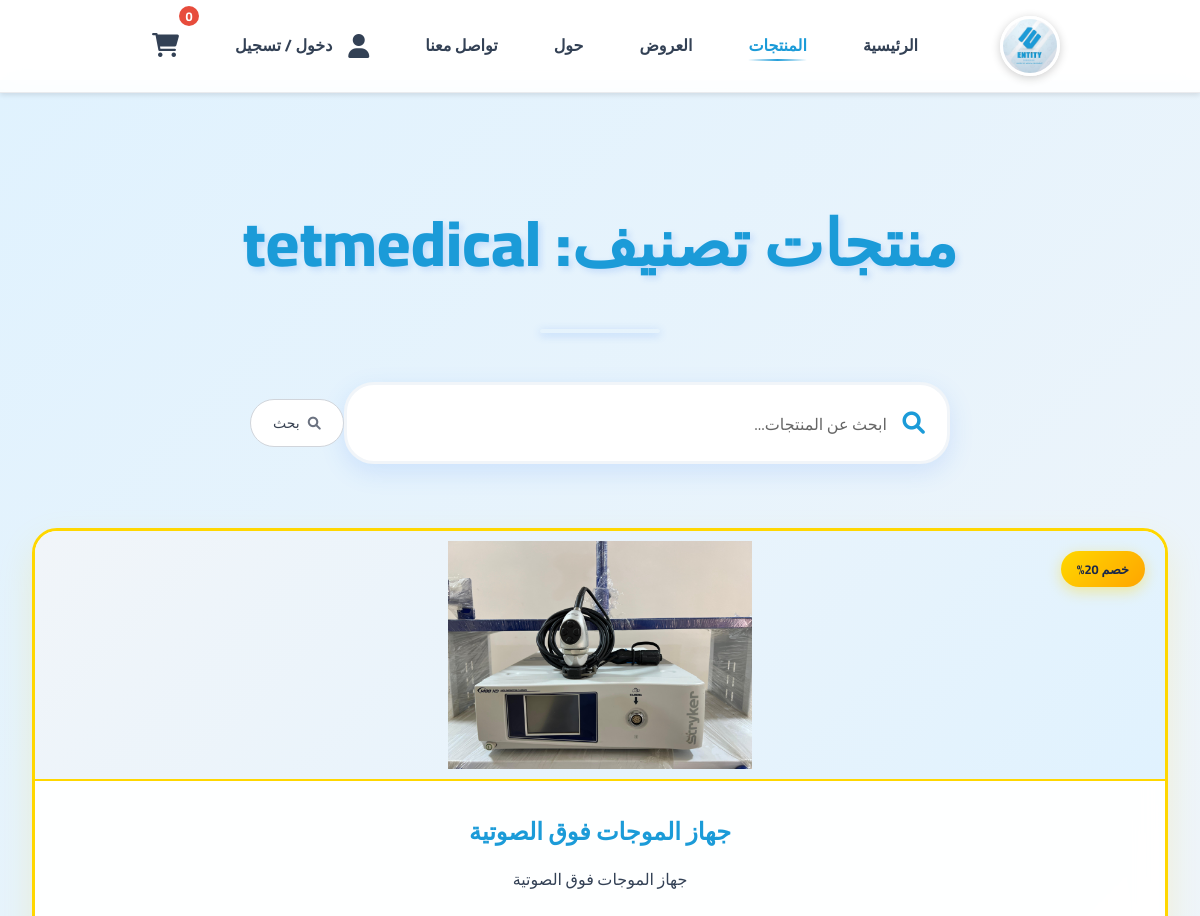
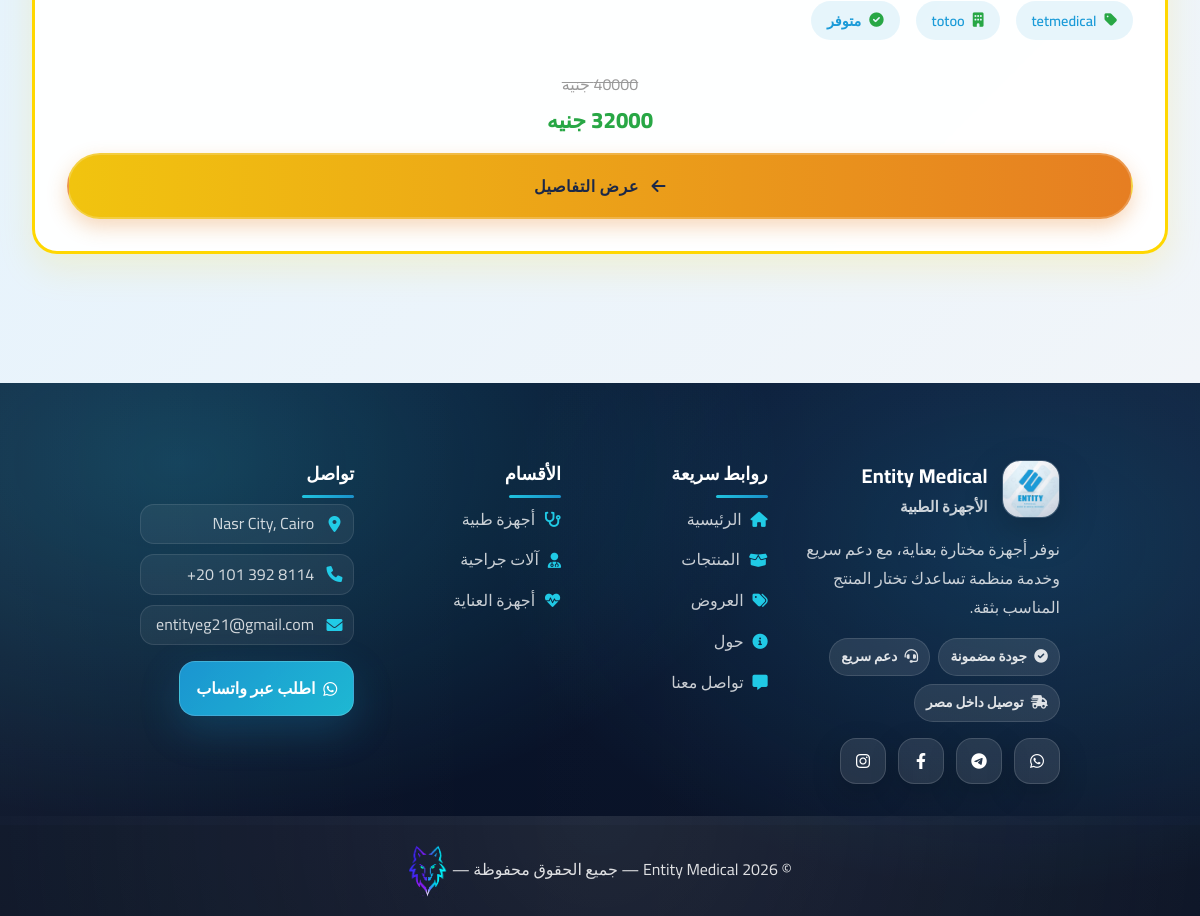
Screenshot of /products/category/tetmedical/ with the database file from the repository (2 pictures, top to bottom).
### products/models.py (models this page shows, shortened)
class Category(models.Model):
    name = models.CharField(max_length=200, verbose_name='اسم الفئة')
    slug = models.SlugField(unique=True, allow_unicode=True)
    description = models.TextField(blank=True, verbose_name='الوصف')
    icon = models.CharField(max_length=50, default='fas fa-medkit', verbose_name='أيقونة')
    order = models.IntegerField(default=0, verbose_name='الترتيب')
    is_active = models.BooleanField(default=True, verbose_name='نشط')
    created_at = models.DateTimeField(auto_now_add=True)
    class Meta:
        verbose_name = 'فئة'
        verbose_name_plural = 'الفئات'
        ordering = ['order', 'name']

class Product(models.Model):
    category = models.ForeignKey(Category, on_delete=models.CASCADE, related_name='products')
    subcategory = models.ForeignKey(SubCategory, on_delete=models.SET_NULL, null=True, blank=True)
    brand = models.ForeignKey(Brand, on_delete=models.SET_NULL, null=True, blank=True)
    name = models.CharField(max_length=255, verbose_name='اسم المنتج')
    slug = models.SlugField(unique=True, allow_unicode=True)
    description = models.TextField(verbose_name='الوصف')
    specifications = models.TextField(blank=True, verbose_name='المواصفات')
    price = models.DecimalField(max_digits=10, decimal_places=2, verbose_name='السعر')
    discount_percentage = models.IntegerField(
        default=0,
        validators=[MinValueValidator(0), MaxValueValidator(100)],
        verbose_name='نسبة الخصم %'
    )
    stock = models.IntegerField(default=0, verbose_name='المخزون')
    icon = models.CharField(max_length=50, default='fas fa-box', verbose_name='أيقونة')
    is_featured = models.BooleanField(default=False, verbose_name='منتج مميز')
    is_active = models.BooleanField(default=True, verbose_name='نشط')
    views = models.IntegerField(default=0, verbose_name='عدد المشاهدات')
    created_at = models.DateTimeField(auto_now_add=True)
    updated_at = models.DateTimeField(auto_now=True)
    class Meta:
        verbose_name = 'منتج'
        verbose_name_plural = 'المنتجات'
        ordering = ['-created_at']
    @property
    def final_price(self):
        if self.discount_percentage > 0:
            discount_amount = (self.price * self.discount_percentage) / 100
            return self.price - discount_amount
        return self.price

class ProductImage(models.Model):
    product = models.ForeignKey(Product, on_delete=models.CASCADE, related_name='images')
    image = models.ImageField(upload_to='products/', verbose_name='الصورة')
    is_primary = models.BooleanField(default=False, verbose_name='صورة رئيسية')
    order = models.IntegerField(default=0, verbose_name='الترتيب')
    class Meta:
        verbose_name = 'صورة منتج'
        verbose_name_plural = 'صور المنتجات'
        ordering = ['order']

class Brand(models.Model):
    name = models.CharField(max_length=200, verbose_name='اسم الشركة المصنعة')
    logo = models.ImageField(upload_to='brands/', blank=True, null=True)
    description = models.TextField(blank=True, verbose_name='الوصف')
    class Meta:
        verbose_name = 'شركة مصنعة'
        verbose_name_plural = 'الشركات المصنعة'

### products/views.py (the view)
# urls.py: re_path(r'^category/(?P<slug>[-\w\u0600-\u06FF]+)/$', views.category_products, name='category'),
def category_products(request, slug):
    category = get_object_or_404(Category, slug=slug, is_active=True)
    products = Product.objects.filter(category=category, is_active=True)
    context = {
        'category': category,
        'products': products,
    }
    return render(request, 'products/category.html', context)

### products/templates/products/category.html (shortened to what this page needs)
{% extends 'base.html' %}
{% load static %}
{% block content %}
<section class="products-section">
    <div class="products-container">
        <h1 class="section-title">منتجات تصنيف: {{ category.name }}</h1>
        <form method="GET" action="{% url 'products:home' %}" class="search-container">
            <i class="fas fa-search search-icon"></i>
            <input
                type="search"
                name="search"
                id="searchInput"
                placeholder="ابحث عن المنتجات..."
                value="{{ search_query }}"
                autocomplete="off"
                enterkeyhint="search"
            >
            <button type="submit" class="search-btn">
                <i class="fas fa-search"></i>
                بحث
            </button>
        </form>
        {% if products %}
        <div class="offers-grid">
            {% for product in products %}
            <div class="offer-card">
                {% if product.discount_percentage > 0 %}
                <div class="offer-badge">خصم {{ product.discount_percentage }}%</div>
                {% endif %}
                <div class="offer-image">
                    {% with primary_img=product.images.all|first %}
                        {% if primary_img %}
                            <img src="{{ primary_img.image.url }}" alt="{{ product.name }}">
                        {% elif product.brand.logo %}
                            <img src="{{ product.brand.logo.url }}" alt="{{ product.brand.name }}">
                        {% else %}
                            <i class="{{ product.icon }}"></i>
                        {% endif %}
                    {% endwith %}
                </div>
                <div class="offer-content">
                    <h3>{{ product.name }}</h3>
                    <p>{{ product.description|truncatewords:20 }}</p>
                    <div class="offer-features">
                        <span><i class="fas fa-tag"></i> {{ product.category.name }}</span>
                        {% if product.brand %}
                            <span><i class="fas fa-building"></i> {{ product.brand.name }}</span>
                        {% endif %}
                        {% if product.stock > 0 %}
                            <span><i class="fas fa-check-circle"></i> متوفر</span>
                        {% else %}
                            <span style="background: rgba(255,0,0,0.1); color: #dc3545;"><i class="fas fa-times-circle"></i> غير متوفر</span>
                        {% endif %}
                    </div>
                    {% if product.discount_percentage > 0 %}
                        <div style="margin:15px 0;">
                            <span style="text-decoration:line-through; color:#999; font-size:1rem;">{{ product.price|floatformat:0 }} جنيه</span>
                            <span style="color:#28a745; font-weight:800; font-size:1.4rem; display:block; margin-top:5px;">{{ product.final_price|floatformat:0 }} جنيه</span>
                        </div>
                    {% else %}
                        <div class="product-price">{{ product.price|floatformat:0 }} جنيه</div>
                    {% endif %}
                    <button class="offer-btn" onclick="window.location.href='{% url 'products:detail' slug=product.slug %}'">
                        <i class="fas fa-arrow-left"></i>
                        عرض التفاصيل
                    </button>
                </div>
            </div>
            {% endfor %}
        </div>
        {% endif %}
    </div>
</section>
{% endblock %}

### static/css/style.css (style rules this page uses)
* { margin: 0; padding: 0; box-sizing: border-box; font-family: 'Cairo', sans-serif; }
:root { --primary-color: #f8fafc; --secondary-color: #1B9BD8; --third-color: #1B2848; --fourth-color: #000000; --accent-color: #0ea5e9; --text-color: #334155; --light-blue: #e0f2fe; --very-light-blue: #f0f9ff; --border-color: #e2e8f0; --hover-color: #0284c7; }
body { background-color: var(--light-blue); color: var(--text-color); line-height: 1.6; overflow-x: hidden; width: 100%; }
.search-container { position: relative; margin: 2rem auto; display: flex; align-items: center; max-width: 600px; width: 100%; }
.search-icon { position: absolute; right: 20px; top: 50%; transform: translateY(-50%); color: var(--secondary-color); cursor: pointer; font-size: 1.3rem; transition: color 0.3s ease; }
#searchInput { padding: 15px 50px 15px 20px; border: 2px solid var(--border-color); border-radius: 30px; width: 100%; transition: all 0.3s ease; font-size: 1.1rem; background-color: white; color: var(--text-color); box-shadow: 0 2px 5px rgba(27, 155, 216, 0.08); }
#searchInput::placeholder { color: #666; font-size: 1rem; }
.section-title { text-align: center; color: var(--secondary-color); margin: 3rem auto; font-size: 3.5rem; font-weight: bold; position: relative; padding-bottom: 1.5rem; width: fit-content; }
.section-title::after { content: ''; position: absolute; bottom: 0; left: 50%; transform: translateX(-50%); width: 150px; height: 4px; background-color: var(--secondary-color); border-radius: 2px; }
:root { --brand-900: #081125; --brand-800: #0b1731; --brand-700: #0f2145; --primary-color: #ffffff; --secondary-color: #1B9BD8; --third-color: #0f172a; --fourth-color: #0b132b; --accent-color: #22d3ee; --text-color: #334155; --light-blue: #f1f5f9; --very-light-blue: #e0f2fe; --border-color: #e2e8f0; --hover-color: #0ea5e9; --surface: #ffffff; --surface-2: #f8fafc; --shadow-sm: 0 6px 18px rgba(15, 23, 42, .10); --shadow-md: 0 14px 40px rgba(15, 23, 42, .14); --shadow-lg: 0 22px 70px rgba(2, 8, 23, .22); --radius-sm: 12px; --radius-md: 16px; --radius-lg: 22px; --radius-xl: 28px; }
html { scroll-behavior: smooth; }
body { background: radial-gradient(1000px 700px at 15% 10%, rgba(34, 211, 238, .12), transparent 55%), radial-gradient(900px 700px at 85% 15%, rgba(27, 155, 216, .14), transparent 55%), linear-gradient(180deg, var(--light-blue), #ffffff 55%); color: var(--text-color); }
.feature-card, .product-card, .service-card, .offer-card, .value-item, .shortcut-card { opacity: 0; transform: translateY(14px); filter: blur(1px); transition: opacity .55s ease, transform .55s ease, filter .55s ease; will-change: transform, opacity; }
.feature-card.visible, .product-card.visible, .service-card.visible, .offer-card.visible, .value-item.visible, .shortcut-card.visible { opacity: 1; transform: translateY(0); filter: blur(0); }
.offer-card { animation-fill-mode: both; }

### static/css/about.css (style rules this page uses)
body { background-image: url('../images/image-4.jpg'); background-size: cover; background-position: center; background-attachment: fixed; background-repeat: no-repeat; }

### products/templates/products/category.html (style rules this page uses)
.search-btn { display: inline-flex; align-items: center; gap: 8px; padding: 10px 22px; font-size: 14px; font-weight: 500; color: #374151; background-color: #ffffff; border: 1px solid #d1d5db; border-radius: 999px; cursor: pointer; transition: all 0.25s ease; }
.search-btn i { font-size: 13px; color: #6b7280; }

### rows the page displays
Category: name "tetmedical"
Product: discount_percentage "20", images.image (picture), name "جهاز الموجات فوق الصوتية", description "جهاز الموجات فوق الصوتية", category.name "tetmedical", brand.name "totoo", stock "متوفر", price "40000"
